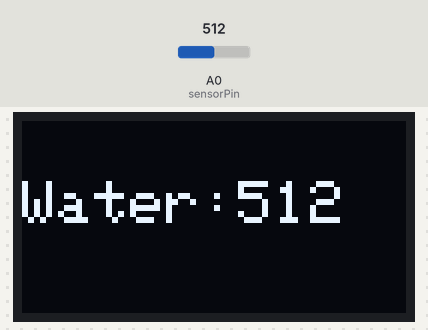
Bench run of a sketch on a simulated Arduino Uno, built with avr-gcc and run on an emulated ATmega328P. Parts: 128×64 one-colour display. Inputs (shaded band) come from the test bench; at power-on: A0 (sensorPin) = 512.

Above: at 1.8 s.
1.9 s: A0 (sensorPin) set to 716
At 3.3 s:
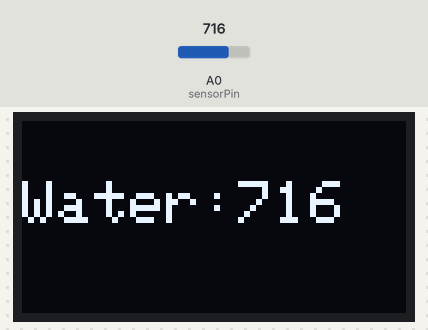
3.6 s: A0 (sensorPin) set to 900
At 4.7 s:
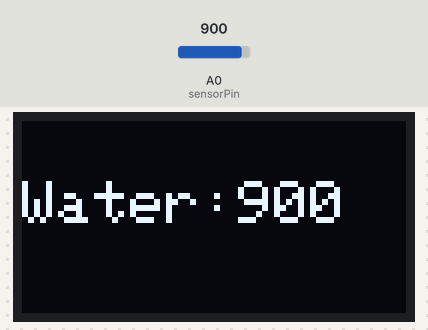
5.6 s: A0 (sensorPin) set to 1023
At 7.0 s:
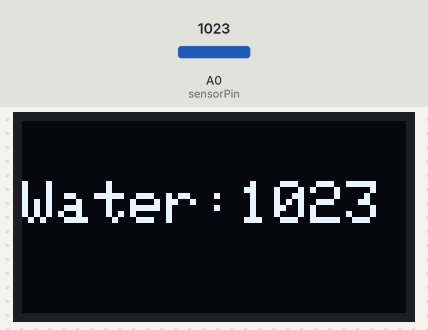
Timing chart, 0 to 8.6 s (numbered marks = the images above; inputs shaded):
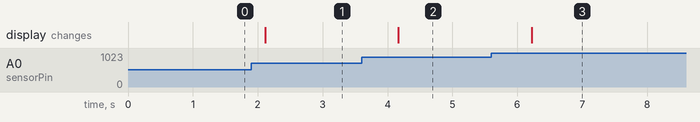

The sketch:

OLED_water.ino
```cpp
#include <Wire.h>
#include <Adafruit_SSD1306.h>

Adafruit_SSD1306 display(128, 64, &Wire, -1);

int sensorPin = A0;

void setup() {
  display.begin(SSD1306_SWITCHCAPVCC, 0x3C);
  display.clearDisplay();
}

void loop() {
  int value = analogRead(sensorPin);

  display.clearDisplay();
  display.setTextSize(2);
  display.setTextColor(SSD1306_WHITE);
  display.setCursor(0, 20);
  display.print("Water:");
  display.println(value);
  display.display();

  delay(1000);
}
```

Measured:
- after the input at 1.9 s, the display: changes after 0.21 s (image 1)
- after the input at 3.6 s, the display: changes after 0.57 s (image 2)
- after the input at 5.6 s, the display: changes after 0.62 s (image 3)
